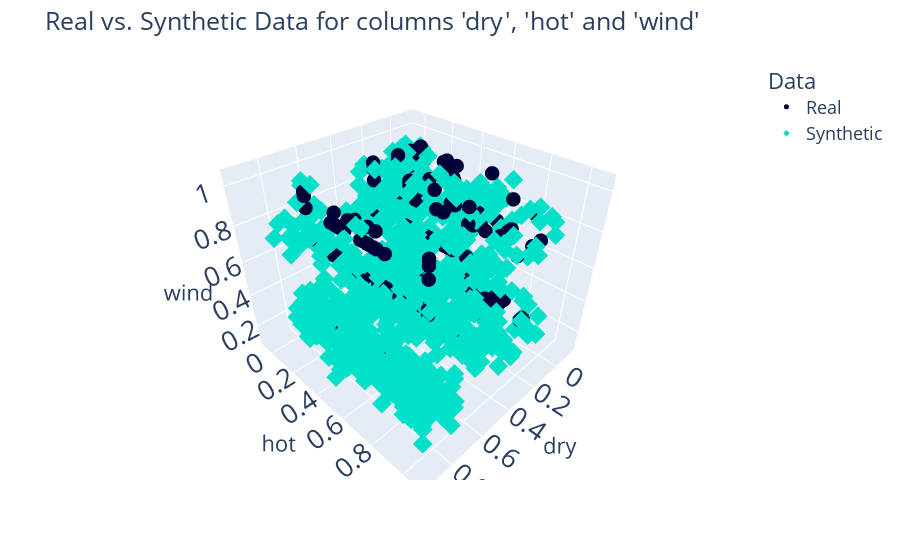

Notebook code for this chart:
### Code cell
compare_3d(df_normalized, synthetic_data)

### Figure 1 — Plotly figure (JSON) as saved in the notebook; plotly's stock layout.template omitted (floating-point values rounded to 4 significant figures; data arrays with more than 128 entries replaced by an {"elided": "..."} marker saying what was removed)
{"data": [{"hovertemplate": "Data=Real<br>dry=%{x}<br>hot=%{y}<br>wind=%{z}<extra></extra>", "legendgroup": "Real", "marker": {"color": "#000036", "size": 5, "symbol": "circle"}, "mode": "markers", "name": "Real", "scene": "scene", "showlegend": true, "type": "scatter3d", "x": {"elided": "1008 float values"}, "y": {"elided": "1008 float values"}, "z": {"elided": "1008 float values"}}, {"hovertemplate": "Data=Synthetic<br>dry=%{x}<br>hot=%{y}<br>wind=%{z}<extra></extra>", "legendgroup": "Synthetic", "marker": {"color": "#01E0C9", "size": 5, "symbol": "diamond"}, "mode": "markers", "name": "Synthetic", "scene": "scene", "showlegend": true, "type": "scatter3d", "x": {"elided": "1008 float values"}, "y": {"elided": "1008 float values"}, "z": {"elided": "1008 float values"}}], "layout": {"font": {"size": 18}, "legend": {"title": {"text": "Data"}, "tracegroupgap": 0}, "margin": {"t": 60}, "plot_bgcolor": "#F5F5F8", "scene": {"domain": {"x": [0, 1], "y": [0, 1]}, "xaxis": {"title": {"text": "dry"}}, "yaxis": {"title": {"text": "hot"}}, "zaxis": {"title": {"text": "wind"}}}, "showlegend": true, "title": {"text": "Real vs. Synthetic Data for columns 'dry', 'hot' and 'wind'"}}}
